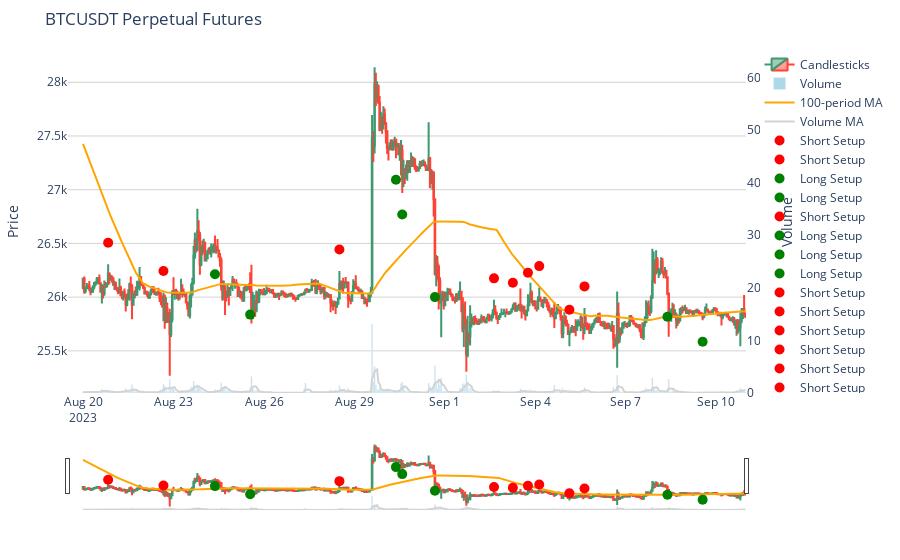

Notebook source saved alongside this figure:
### Code cell
# Create the basic candlestick chart
fig = go.Figure()

# Add candlestick chart
fig.add_trace(go.Candlestick(
    x=filtered_data.index,
    open=filtered_data['open'],
    high=filtered_data['high'],
    low=filtered_data['low'],
    close=filtered_data['close'],
    name='Candlesticks'
))

# Add volume bars with lighter color and smaller scale
fig.add_trace(go.Bar(
    x=filtered_data.index,
    y=filtered_data['volume'] / 1000,  # Scale down volume
    name='Volume',
    marker_color='lightblue',
    yaxis='y2'  # Use secondary y-axis
))

# Add 100-period moving average
fig.add_trace(go.Scatter(
    x=filtered_data.index,
    y=filtered_data['close_MA_100'],
    mode='lines',
    name='100-period MA',
    line=dict(color='orange', width=2)
))

# Add 100-period moving average for volume
fig.add_trace(go.Scatter(
    x=filtered_data.index,
    y=filtered_data['volume_MA'] / 1000,  # Scale down volume MA
    mode='lines',
    name='Volume MA',
    line=dict(color='lightgrey', width=2),
    yaxis='y2'  # Use secondary y-axis
))

# Add setups annotations using small dots
for i, row in filtered_setups.iterrows():
    if row['Setup'] == 'short':
        fig.add_trace(go.Scatter(
            x=[row['timestamp']],
            y=[filtered_data.loc[row['timestamp'], 'high'] + 200],  # Small dot above the high of the candle
            mode='markers',
            marker=dict(color='red', size=10),
            name='Short Setup'
        ))
    elif row['Setup'] == 'long':
        fig.add_trace(go.Scatter(
            x=filtered_setups.index,
            y=[filtered_data.loc[row['timestamp'], 'low'] - 200],  # Small dot below the low of the candle
            mode='markers',
            marker=dict(color='green', size=10),
            name='Long Setup'
        ))

# Update layout to add secondary y-axis for volume and adjust the size and colors
fig.update_layout(
    height=800,  # Adjust height for a taller graph
    plot_bgcolor='white',  # Set background color to white
    yaxis=dict(
        title='Price',
        showgrid=True,
        gridcolor='lightgrey'
    ),
    yaxis2=dict(
        title='Volume',
        overlaying='y',
        side='right',
        showgrid=False,
        position=1.0,  # Move the secondary y-axis to the right
        range=[0, max(filtered_data['volume'] / 1000) * 5]  # Adjust the range for better visibility
    ),
    margin=dict(l=50, r=50, t=50, b=50),
    title='BTCUSDT Perpetual Futures'
)

# Show the plot
fig.show()

### Figure 1 — Plotly figure (JSON) as saved in the notebook; plotly's stock layout.template omitted (floating-point values rounded to 4 significant figures; data arrays with more than 128 entries replaced by an {"elided": "..."} marker saying what was removed)
{"data": [{"close": {"elided": "528 float values"}, "high": {"elided": "528 float values"}, "low": {"elided": "528 float values"}, "name": "Candlesticks", "open": {"elided": "528 float values"}, "type": "candlestick", "x": {"elided": "528 str values"}}, {"marker": {"color": "lightblue"}, "name": "Volume", "type": "bar", "x": {"elided": "528 str values"}, "y": {"elided": "528 float values"}, "yaxis": "y2"}, {"line": {"color": "orange", "width": 2}, "mode": "lines", "name": "100-period MA", "type": "scatter", "x": {"elided": "528 str values"}, "y": {"elided": "528 float values"}}, {"line": {"color": "lightgrey", "width": 2}, "mode": "lines", "name": "Volume MA", "type": "scatter", "x": {"elided": "528 str values"}, "y": {"elided": "528 float values"}, "yaxis": "y2"}, {"marker": {"color": "red", "size": 10}, "mode": "markers", "name": "Short Setup", "type": "scatter", "x": ["2023-08-20T20:00:00"], "y": [26507]}, {"marker": {"color": "red", "size": 10}, "mode": "markers", "name": "Short Setup", "type": "scatter", "x": ["2023-08-22T16:00:00"], "y": [26244]}, {"marker": {"color": "green", "size": 10}, "mode": "markers", "name": "Long Setup", "type": "scatter", "x": ["2023-08-24T09:00:00"], "y": [26210.0]}, {"marker": {"color": "green", "size": 10}, "mode": "markers", "name": "Long Setup", "type": "scatter", "x": ["2023-08-25T13:00:00"], "y": [25840.0]}, {"marker": {"color": "red", "size": 10}, "mode": "markers", "name": "Short Setup", "type": "scatter", "x": ["2023-08-28T12:00:00"], "y": [26440.0]}, {"marker": {"color": "green", "size": 10}, "mode": "markers", "name": "Long Setup", "type": "scatter", "x": ["2023-08-30T09:00:00"], "y": [27090.0]}, {"marker": {"color": "green", "size": 10}, "mode": "markers", "name": "Long Setup", "type": "scatter", "x": ["2023-08-30T14:00:00"], "y": [26770.0]}, {"marker": {"color": "green", "size": 10}, "mode": "markers", "name": "Long Setup", "type": "scatter", "x": ["2023-08-31T16:00:00"], "y": [26000.0]}, {"marker": {"color": "red", "size": 10}, "mode": "markers", "name": "Short Setup", "type": "scatter", "x": ["2023-09-02T15:00:00"], "y": [26175]}, {"marker": {"color": "red", "size": 10}, "mode": "markers", "name": "Short Setup", "type": "scatter", "x": ["2023-09-03T06:00:00"], "y": [26130.0]}, {"marker": {"color": "red", "size": 10}, "mode": "markers", "name": "Short Setup", "type": "scatter", "x": ["2023-09-03T18:00:00"], "y": [26230.0]}, {"marker": {"color": "red", "size": 10}, "mode": "markers", "name": "Short Setup", "type": "scatter", "x": ["2023-09-04T03:00:00"], "y": [26289]}, {"marker": {"color": "red", "size": 10}, "mode": "markers", "name": "Short Setup", "type": "scatter", "x": ["2023-09-05T03:00:00"], "y": [25882]}, {"marker": {"color": "red", "size": 10}, "mode": "markers", "name": "Short Setup", "type": "scatter", "x": ["2023-09-05T15:00:00"], "y": [26100]}, {"marker": {"color": "green", "size": 10}, "mode": "markers", "name": "Long Setup", "type": "scatter", "x": ["2023-09-08T09:00:00"], "y": [25817]}, {"marker": {"color": "green", "size": 10}, "mode": "markers", "name": "Long Setup", "type": "scatter", "x": ["2023-09-09T13:00:00"], "y": [25580.0]}], "layout": {"autosize": true, "margin": {"b": 50, "l": 50, "r": 50, "t": 50}, "plot_bgcolor": "white", "title": {"text": "BTCUSDT Perpetual Futures"}, "xaxis": {"autorange": true, "range": ["2023-08-19 13:15:39.527", "2023-09-10 23:30"], "rangeslider": {"autorange": true, "range": ["2023-08-19 13:15:39.527", "2023-09-10 23:30"], "yaxis": {"_template": null, "rangemode": "match"}}, "showspikes": false, "type": "date"}, "yaxis": {"autorange": true, "gridcolor": "lightgrey", "range": [25110.0, 28300.0], "showgrid": true, "title": {"text": "Price"}, "type": "linear"}, "yaxis2": {"autorange": false, "overlaying": "y", "position": 1, "range": [0, 652.4], "showgrid": false, "showspikes": false, "side": "right", "title": {"text": "Volume"}, "type": "linear"}}}
